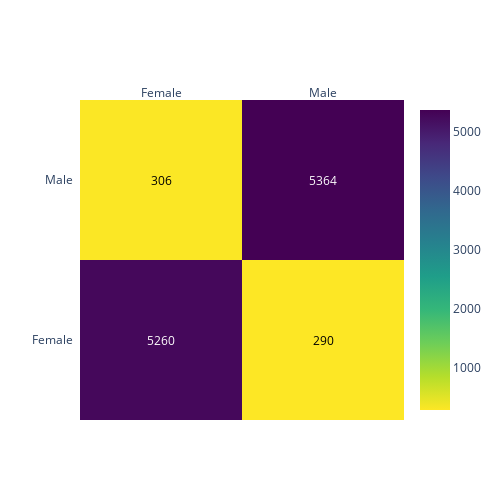

The cell this chart's notebook holds for it:
### Code cell
import plotly

fig = plotly.io.read_json(r"F:\Lab\nfs\base\InceptionResNetV2_UFPR_aligned_aug_gender_finetuned_F50M50_0_cm.json")
fig.show()

### Figure 1 — Plotly figure (JSON) as saved in the notebook; plotly's stock layout.template omitted (floating-point values rounded to 4 significant figures)
{"data": [{"colorscale": [[0, "#440154"], [0.1111, "#482878"], [0.2222, "#3e4989"], [0.3333, "#31688e"], [0.4444, "#26828e"], [0.5556, "#1f9e89"], [0.6667, "#35b779"], [0.7778, "#6ece58"], [0.8889, "#b5de2b"], [1, "#fde725"]], "reversescale": true, "showscale": true, "type": "heatmap", "x": ["Female", "Male"], "y": ["Female", "Male"], "z": [[5260, 290], [306, 5364]]}], "layout": {"annotations": [{"font": {"color": "white"}, "showarrow": false, "text": "5260", "x": "Female", "xref": "x", "y": "Female", "yref": "y"}, {"font": {"color": "black"}, "showarrow": false, "text": "290", "x": "Male", "xref": "x", "y": "Female", "yref": "y"}, {"font": {"color": "black"}, "showarrow": false, "text": "306", "x": "Female", "xref": "x", "y": "Male", "yref": "y"}, {"font": {"color": "white"}, "showarrow": false, "text": "5364", "x": "Male", "xref": "x", "y": "Male", "yref": "y"}], "autosize": false, "height": 500, "width": 500, "xaxis": {"dtick": 1, "gridcolor": "rgb(0, 0, 0)", "side": "top", "ticks": ""}, "yaxis": {"dtick": 1, "ticks": "", "ticksuffix": "  "}}}
